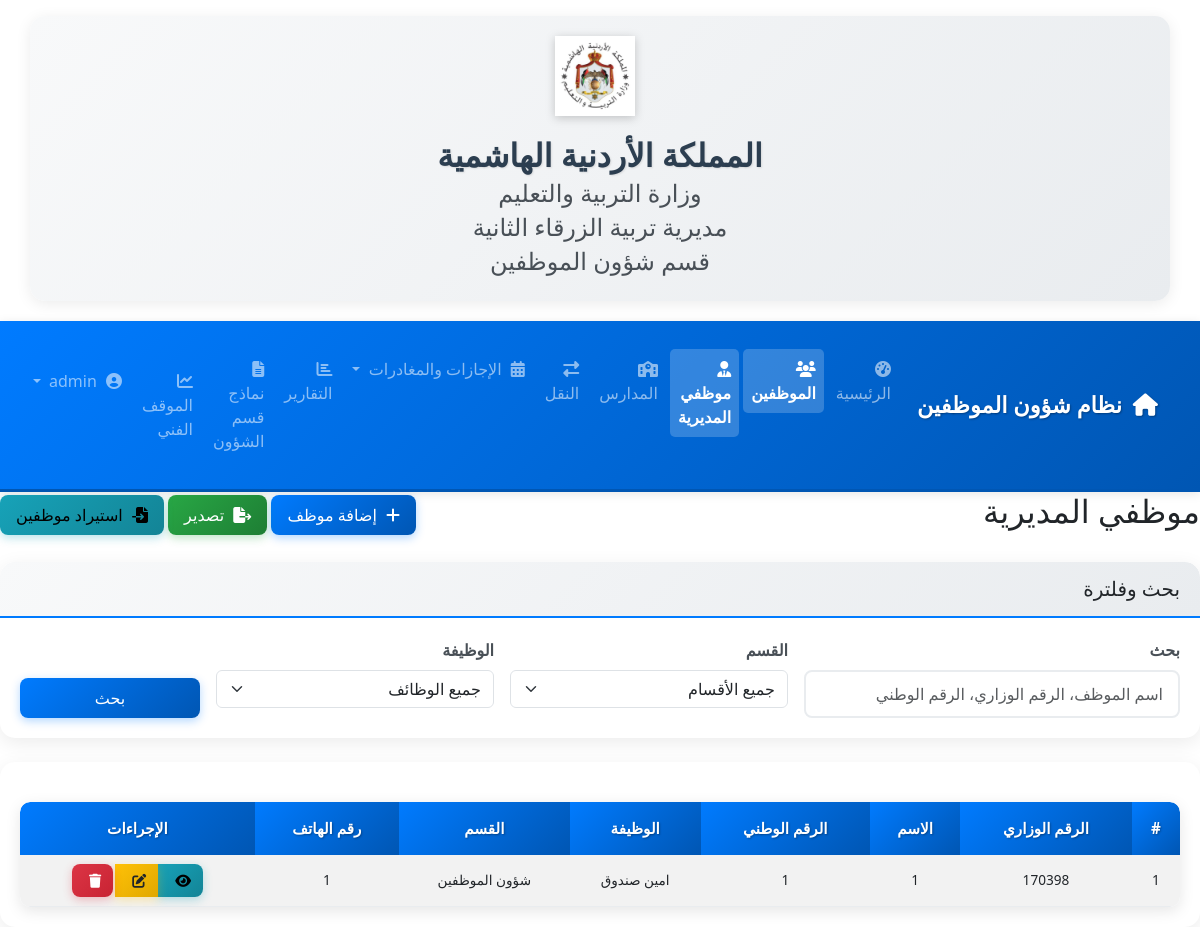
Page /directorate_employees (signed in) on the committed database.
### models.py (models this page shows, shortened)
class Employee(db.Model):
    id = db.Column(db.Integer, primary_key=True)
    ministry_number = db.Column(db.String(20), unique=True, nullable=False)  # الرقم الوزاري
    name = db.Column(db.String(100), nullable=False)  # الاسم
    civil_id = db.Column(db.String(20), unique=True, nullable=False)  # الرقم المدني (changed from national_id)
    gender = db.Column(db.String(10), nullable=False)  # الجنس
    job_title = db.Column(db.String(50), nullable=False)  # الوظيفة
    qualification = db.Column(db.String(50), nullable=False)  # المؤهل
    bachelor_specialization = db.Column(db.String(100))  # تخصص بكالوريوس
    high_diploma_specialization = db.Column(db.String(100))  # تخصص دبلوم العالي
    masters_specialization = db.Column(db.String(100))  # تخصص ماجستير
    phd_specialization = db.Column(db.String(100))  # تخصص دكتوراه
    subject = db.Column(db.String(100))  # المبحث الدراسي
    phone_number = db.Column(db.String(20))  # رقم الهاتف
    appointment_date = db.Column(db.Date, nullable=False)  # تاريخ التعيين
    school_id = db.Column(db.Integer, db.ForeignKey('school.id'), nullable=False)  # المدرسة
    is_directorate_employee = db.Column(db.Boolean, default=False)  # موظف مديرية
    school = db.relationship('School', backref=db.backref('employees', lazy=True))
    transfers = db.relationship('Transfer', backref='employee', lazy=True, cascade="all, delete-orphan")
    leaves = db.relationship('Leave', backref='employee', lazy=True, cascade="all, delete-orphan")
    leave_balances = db.relationship('LeaveBalance', backref='employee', lazy=True, cascade="all, delete-orphan")
    converted_departures = db.relationship('ConvertedDeparture', backref='employee', lazy=True, cascade="all, delete-orphan")
    monthly_departure_balances = db.relationship('MonthlyDepartureBalance', backref='employee', lazy=True, cascade="all, delete-orphan")

class School(db.Model):
    id = db.Column(db.Integer, primary_key=True)
    name = db.Column(db.String(100), nullable=False)  # اسم المدرسة
    phone = db.Column(db.String(20))  # رقم هاتف المدرسة
    address = db.Column(db.String(200))  # عنوان المدرسة
    gender = db.Column(db.String(20))  # جنس المدرسة (ذكور، إناث، مختلطة)
    region = db.Column(db.String(50))  # المنطقة

### routes/employee_routes.py (the view)
@employee.route('/directorate_employees')
def directorate_employees():
    try:
        search_term = request.args.get('search', '')
        job_filter = request.args.get('job', '')
        school_filter = request.args.get('school', '')
        if 'import_results' in session:
            session.pop('import_results', None)
        query = Employee.query.filter_by(is_directorate_employee=True)
        if search_term:
            query = query.filter(
                (Employee.name.contains(search_term)) |
                (Employee.ministry_number.contains(search_term)) |
                (Employee.civil_id.contains(search_term))
            )
        if job_filter:
            query = query.filter(Employee.job_title == job_filter)
        if school_filter:
            query = query.filter(Employee.school_id == school_filter)
        employees = query.all()
        from constants import DIRECTORATE_DEPARTMENTS, DIRECTORATE_JOB_TITLES
        directorate_schools = School.query.filter(School.name.in_(DIRECTORATE_DEPARTMENTS)).order_by(School.name).all()
        return render_template('directorate_employees.html',
                            employees=employees,
                            search_term=search_term,
                            schools=directorate_schools,
                            job_titles=DIRECTORATE_JOB_TITLES,
                            selected_job=job_filter,
                            selected_school=school_filter)
    except Exception as e:
        print(f"Error in directorate_employees route: {str(e)}")
        flash(f"حدث خطأ أثناء تحميل صفحة موظفي المديرية: {str(e)}", "danger")
        return redirect(url_for('main.index'))

### app.py (called while the page is built)
@app.context_processor
def inject_now():
    return {'now': datetime.now()}

@app.context_processor
def inject_user():
    current_user = None
    if 'user_id' in session:
        current_user = User.query.get(session['user_id'])
    return dict(current_user=current_user)

@app.before_request
def check_login():
    allowed_routes = ['auth.login', 'static']
    if 'user_id' not in session and request.endpoint and not any(request.endpoint.startswith(route) for route in allowed_routes):
        return redirect(url_for('auth.login'))

### models.py (called while the page is built, shortened)
    def has_permission(self, permission=None):
        if self.is_admin:
            if permission:
                return True

### templates/directorate_employees.html (shortened to what this page needs)
{% extends 'base.html' %}
{% block content %}
<div class="d-flex justify-content-between align-items-center mb-4">
    <h2>موظفي المديرية</h2>
    <div>
        {% if current_user.has_permission('can_add_employees') or current_user.has_permission('can_add_new_employee') %}
        <a href="{{ url_for('employee.add_directorate_employee') }}" class="btn btn-primary">
            <i class="fas fa-plus"></i> إضافة موظف
        </a>
        {% endif %}
        {% if current_user.has_permission('can_export_employees') %}
        <button type="button" class="btn btn-success" data-bs-toggle="modal" data-bs-target="#exportModal">
            <i class="fas fa-file-export"></i> تصدير
        </button>
        {% endif %}
        {% if current_user.has_permission('can_manage_employees') %}
        <button type="button" class="btn btn-info" data-bs-toggle="modal" data-bs-target="#importModal">
            <i class="fas fa-file-import"></i> استيراد موظفين
        </button>
        {% endif %}
    </div>
</div>
<div class="card mb-4">
    <div class="card-header bg-light">
        <h5 class="mb-0">بحث وفلترة</h5>
    </div>
    <div class="card-body">
        <form method="get" action="{{ url_for('employee.directorate_employees') }}">
            <div class="row g-3">
                <div class="col-md-4">
                    <label for="search" class="form-label">بحث</label>
                    <input type="text" class="form-control" id="search" name="search" placeholder="اسم الموظف، الرقم الوزاري، الرقم الوطني" value="{{ search_term }}">
                </div>
                <div class="col-md-3">
                    <label for="school" class="form-label">القسم</label>
                    <select class="form-select" id="school" name="school">
                        <option value="">جميع الأقسام</option>
                    </select>
                </div>
                <div class="col-md-3">
                    <label for="job" class="form-label">الوظيفة</label>
                    <select class="form-select" id="job" name="job">
                        <option value="">جميع الوظائف</option>
                    </select>
                </div>
                <div class="col-md-2 d-flex align-items-end">
                    <button type="submit" class="btn btn-primary w-100">بحث</button>
                </div>
            </div>
        </form>
    </div>
</div>
<div class="card">
    <div class="card-body">
        <div class="table-responsive">
            <table class="table table-striped table-hover">
                <thead>
                    <tr>
                        <th>#</th>
                        <th>الرقم الوزاري</th>
                        <th>الاسم</th>
                        <th>الرقم الوطني</th>
                        <th>الوظيفة</th>
                        <th>القسم</th>
                        <th>رقم الهاتف</th>
                        <th>الإجراءات</th>
                    </tr>
                </thead>
                <tbody>
                    {% for employee in employees %}
                    <tr>
                        <td>{{ loop.index }}</td>
                        <td>{{ employee.ministry_number }}</td>
                        <td>{{ employee.name }}</td>
                        <td>{{ employee.civil_id }}</td>
                        <td>{{ employee.job_title }}</td>
                        <td>{{ employee.school.name }}</td>
                        <td>{{ employee.phone_number or '-' }}</td>
                        <td>
                            <div class="btn-group" role="group">
                                <a href="{{ url_for('employee.view_directorate_employee', id=employee.id) }}" class="btn btn-sm btn-info" title="عرض">
                                    <i class="fas fa-eye"></i>
                                </a>
                                {% if current_user.has_permission('can_edit_employees') or current_user.has_permission('can_edit_employees_data') %}
                                <a href="{{ url_for('employee.edit_directorate_employee', id=employee.id) }}" class="btn btn-sm btn-warning" title="تعديل">
                                    <i class="fas fa-edit"></i>
                                </a>
                                {% endif %}
                                {% if current_user.has_permission('can_delete_employees') or current_user.has_permission('can_delete_employee') %}
                                <form method="POST" action="{{ url_for('employee.delete_directorate_employee', id=employee.id) }}" style="display:inline;" onsubmit="return window.confirm('هل أنت متأكد من حذف هذا الموظف؟')">
                                    <button type="submit" class="btn btn-sm btn-danger" title="حذف">
                                        <i class="fas fa-trash"></i>
                                    </button>
                                </form>
                                {% endif %}
                            </div>
                        </td>
                    </tr>
                    {% else %}
                    <tr>
                        <td colspan="8" class="text-center">لا يوجد موظفين مديرية مسجلين</td>
                    </tr>
                    {% endfor %}
                </tbody>
            </table>
        </div>
    </div>
</div>
{% endblock %}

### static/css/style.css (style rules this page uses)
.table-responsive { margin-top: 20px; }
.table { margin-bottom: 0; }
.table th { background-color: #f8f9fa; font-weight: bold; text-align: center; }
.table td { text-align: center; vertical-align: middle; }
.card { border: none; border-radius: 15px; box-shadow: 0 5px 20px rgba(0, 0, 0, 0.08); transition: all 0.3s ease; overflow: hidden; }
.card-header { background: linear-gradient(135deg, #f8f9fa 0%, #e9ecef 100%); border-bottom: 2px solid #007bff; font-weight: bold; padding: 15px 20px; border-radius: 15px 15px 0 0 !important; }
.card-body { padding: 20px; }
.table { border-radius: 10px; overflow: hidden; box-shadow: 0 3px 15px rgba(0, 0, 0, 0.08); margin-bottom: 0; }
.table thead th { background: linear-gradient(135deg, #007bff 0%, #0056b3 100%); color: white; font-weight: 600; text-align: center; border: none; padding: 15px 10px; font-size: 0.95rem; text-shadow: 1px 1px 2px rgba(0, 0, 0, 0.3); }
.table tbody tr { transition: all 0.3s ease; }
.table td { text-align: center; vertical-align: middle; padding: 12px 10px; border-color: #e9ecef; }
.table-striped tbody tr:nth-of-type(odd) { background-color: rgba(0, 123, 255, 0.03); }
.btn { border-radius: 8px; font-weight: 500; padding: 8px 16px; transition: all 0.3s ease; border: none; position: relative; overflow: hidden; }
.btn:before { content: ''; position: absolute; top: 0; left: -100%; width: 100%; height: 100%; background: linear-gradient(90deg, transparent, rgba(255, 255, 255, 0.2), transparent); transition: left 0.5s; }
.btn-primary { background: linear-gradient(135deg, #007bff 0%, #0056b3 100%); box-shadow: 0 3px 10px rgba(0, 123, 255, 0.3); }
.btn-success { background: linear-gradient(135deg, #28a745 0%, #1e7e34 100%); box-shadow: 0 3px 10px rgba(40, 167, 69, 0.3); }
.btn-danger { background: linear-gradient(135deg, #dc3545 0%, #c82333 100%); box-shadow: 0 3px 10px rgba(220, 53, 69, 0.3); }
.btn-info { background: linear-gradient(135deg, #17a2b8 0%, #138496 100%); box-shadow: 0 3px 10px rgba(23, 162, 184, 0.3); }
.btn-warning { background: linear-gradient(135deg, #ffc107 0%, #e0a800 100%); box-shadow: 0 3px 10px rgba(255, 193, 7, 0.3); color: #212529; }
.btn-sm { padding: 6px 12px; font-size: 0.875rem; }
.form-control { border-radius: 8px; border: 2px solid #e9ecef; padding: 10px 15px; transition: all 0.3s ease; }
.form-label { font-weight: 600; color: #495057; margin-bottom: 8px; }
.fas, .far { margin-left: 5px; }
.table th { white-space: nowrap; font-size: 0.9rem; }
.table td { font-size: 0.85rem; padding: 8px 6px; }
.btn-group .btn { margin: 1px; }
.table-responsive { border-radius: 10px; box-shadow: 0 4px 15px rgba(0, 0, 0, 0.1); }

### rows in the picture
Employee: ministry_number "170398", name "1", civil_id "1", job_title "امين صندوق", school.name "شؤون الموظفين", phone_number "1"
